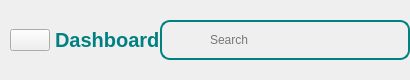
               <widget class="QWidget" name="header_widget" native="true">
                <property name="minimumSize">
                 <size>
                  <width>0</width>
                  <height>80</height>
                 </size>
                </property>
                <property name="maximumSize">
                 <size>
                  <width>16777215</width>
                  <height>80</height>
                 </size>
                </property>
                <layout class="QHBoxLayout" name="horizontalLayout_15">
                 <property name="spacing">
                  <number>0</number>
                 </property>
                 <property name="leftMargin">
                  <number>0</number>
                 </property>
                 <property name="topMargin">
                  <number>0</number>
                 </property>
                 <property name="rightMargin">
                  <number>0</number>
                 </property>
                 <property name="bottomMargin">
                  <number>0</number>
                 </property>
                 <item alignment="Qt::AlignLeft|Qt::AlignVCenter">
                  <widget class="QWidget" name="widget_4" native="true">
                   <layout class="QHBoxLayout" name="horizontalLayout_14">
                    <property name="spacing">
                     <number>5</number>
                    </property>
                    <property name="leftMargin">
                     <number>10</number>
                    </property>
                    <property name="topMargin">
                     <number>0</number>
                    </property>
                    <property name="rightMargin">
                     <number>0</number>
                    </property>
                    <property name="bottomMargin">
                     <number>0</number>
                    </property>
                    <item alignment="Qt::AlignLeft">
                     <widget class="QPushButton" name="menuBtn_3">
                      <property name="text">
                       <string />
                      </property>
                      <property name="icon">
                       <iconset resource="../Qss/icons/_icons.qrc">
                        <normaloff>:/feather/icons/feather/menu.png</normaloff>:/feather/icons/feather/menu.png</iconset>
                      </property>
                      <property name="iconSize">
                       <size>
                        <width>24</width>
                        <height>24</height>
                       </size>
                      </property>
                      <property name="checkable">
                       <bool>true</bool>
                      </property>
                     </widget>
                    </item>
                    <item alignment="Qt::AlignLeft|Qt::AlignVCenter">
                     <widget class="QLabel" name="appHeader">
                      <property name="font">
                       <font>
                        <pointsize>15</pointsize>
                        <weight>75</weight>
                        <bold>true</bold>
                       </font>
                      </property>
                      <property name="styleSheet">
                       <string notr="true">color: #008080;</string>
                      </property>
                      <property name="text">
                       <string>Dashboard</string>
                      </property>
                     </widget>
                    </item>
                   </layout>
                  </widget>
                 </item>
                 <item alignment="Qt::AlignHCenter|Qt::AlignVCenter">
                  <widget class="QWidget" name="widget_2" native="true">
                   <layout class="QHBoxLayout" name="horizontalLayout_11">
                    <property name="spacing">
                     <number>0</number>
                    </property>
                    <property name="leftMargin">
                     <number>0</number>
                    </property>
                    <property name="topMargin">
                     <number>0</number>
                    </property>
                    <property name="rightMargin">
                     <number>0</number>
                    </property>
                    <property name="bottomMargin">
                     <number>0</number>
                    </property>
                    <item alignment="Qt::AlignTop">
                     <widget class="QFrame" name="searchFrame">
                      <property name="minimumSize">
                       <size>
                        <width>250</width>
                        <height>40</height>
                       </size>
                      </property>
                      <property name="maximumSize">
                       <size>
                        <width>0</width>
                        <height>0</height>
                       </size>
                      </property>
                      <property name="styleSheet">
                       <string notr="true">border-radius:10px;
border: 2px solid  rgb(0, 128, 128);</string>
                      </property>
                      <property name="frameShape">
                       <enum>QFrame::StyledPanel</enum>
                      </property>
                      <property name="frameShadow">
                       <enum>QFrame::Raised</enum>
                      </property>
                      <layout class="QHBoxLayout" name="horizontalLayout_12">
                       <property name="spacing">
                        <number>10</number>
                       </property>
                       <property name="leftMargin">
                        <number>5</number>
                       </property>
                       <property name="topMargin">
                        <number>0</number>
                       </property>
                       <property name="rightMargin">
                        <number>0</number>
                       </property>
                       <property name="bottomMargin">
                        <number>0</number>
                       </property>
                       <item>
                        <widget class="QLabel" name="label_11">
                         <property name="minimumSize">
                          <size>
                           <width>30</width>
                           <height>30</height>
                          </size>
                         </property>
                         <property name="maximumSize">
                          <size>
                           <width>30</width>
                           <height>30</height>
                          </size>
                         </property>
                         <property name="styleSheet">
                          <string notr="true">border: none;</string>
                         </property>
                         <property name="text">
                          <string />
                         </property>
                         <property name="pixmap">
                          <pixmap resource="../Qss/icons/_icons.qrc">:/feather/icons/feather/search.png</pixmap>
                         </property>
                         <property name="scaledContents">
                          <bool>true</bool>
                         </property>
                        </widget>
                       </item>
                       <item alignment="Qt::AlignRight">
                        <widget class="QLineEdit" name="lineEdit">
                         <property name="minimumSize">
                          <size>
                           <width>200</width>
                           <height>30</height>
                          </size>
                         </property>
                         <property name="styleSheet">
                          <string notr="true">border: 2px solide #000;
background-color: transparent;
</string>
                         </property>
                         <property name="placeholderText">
                          <string>Search</string>
                         </property>
                        </widget>
                       </item>
                      </layout>
                     </widget>
                    </item>
                   </layout>
                  </widget>
                 </item>
                </layout>
               </widget>
